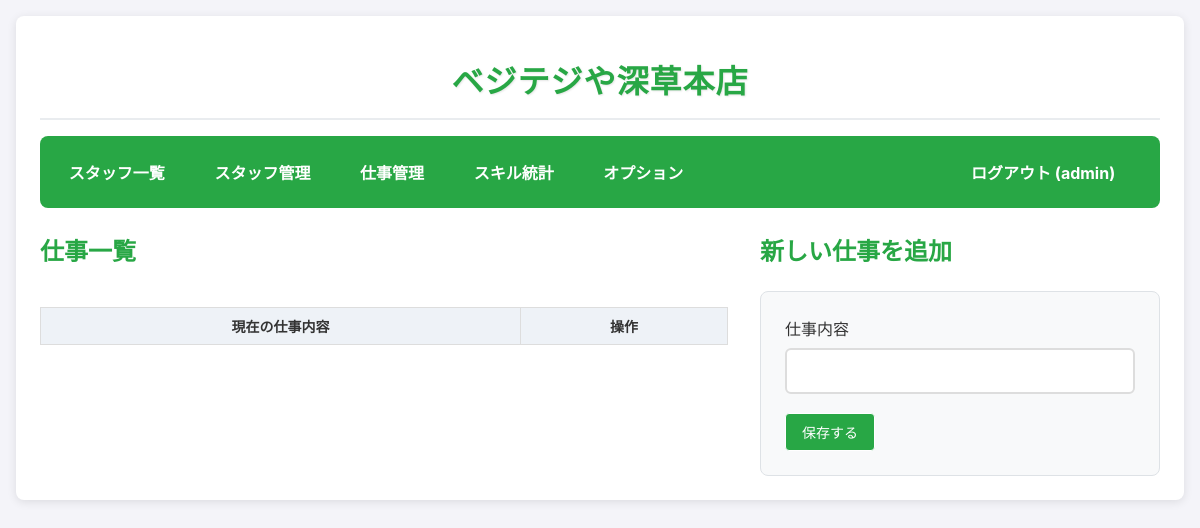
Page /admin/tasks (signed in) on the earlier database version.
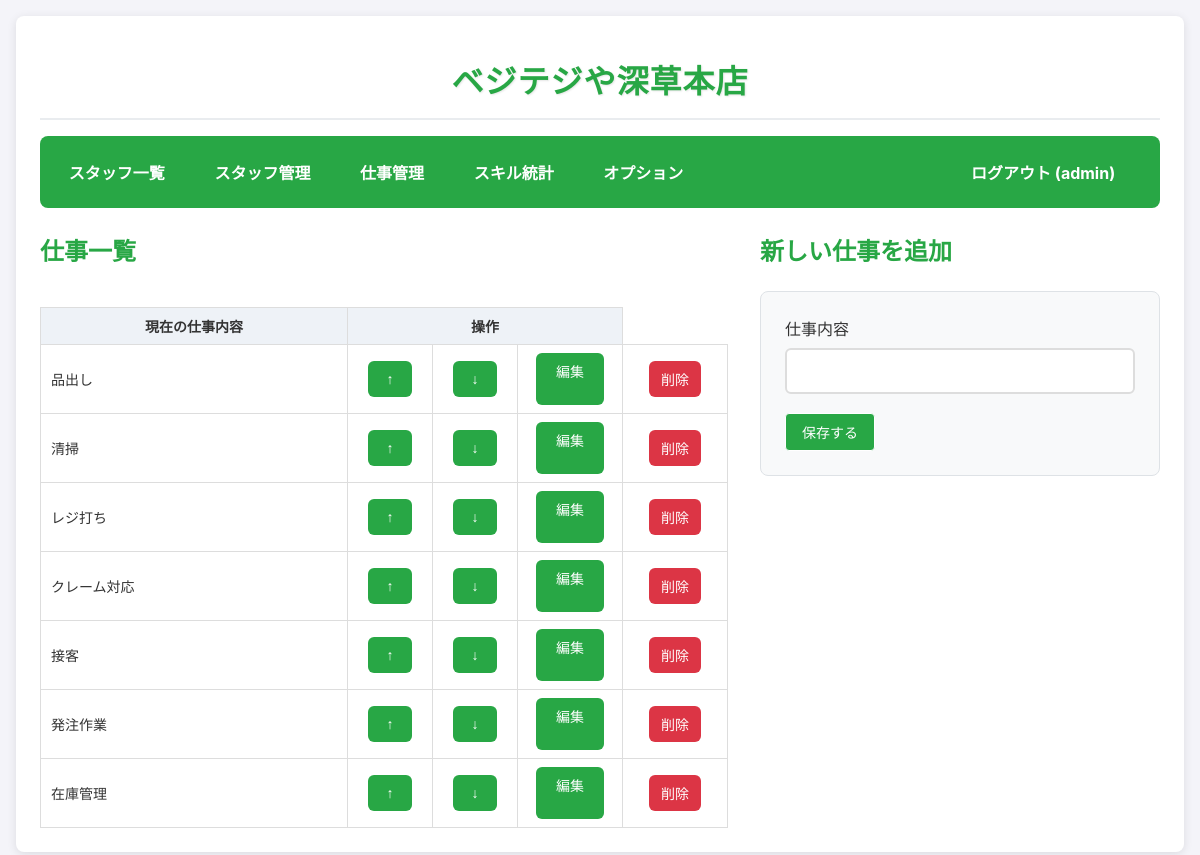
Same page on the later database version.
### app.py (models this page shows)
class Task(db.Model):
    id = db.Column(db.Integer, primary_key=True)
    name = db.Column(db.String(120), nullable=False, unique=True)
    order_index = db.Column(db.Integer, default=0)

### app.py (the view, shortened to what this page needs)
@app.route('/admin/tasks', methods=['GET', 'POST'])
@app.route('/admin/tasks/<int:task_id>', methods=['GET', 'POST'])
@admin_required
def manage_tasks(task_id=None):
    task_to_edit = Task.query.get(task_id) if task_id else None
    form = TaskForm(obj=task_to_edit)
    tasks = Task.query.order_by(Task.order_index, Task.id).all()
    return render_template('admin_tasks.html', tasks=tasks, form=form)

### app.py
class TaskForm(FlaskForm):
    name = StringField('仕事内容', validators=[DataRequired(), Length(max=120)])
    submit = SubmitField('保存する')

### app.py (called while the page is built)
@login_manager.user_loader
def load_user(user_id):
    return User.query.get(int(user_id))

def admin_required(f):
    @wraps(f)
    @login_required
    def decorated_function(*args, **kwargs):
        if current_user.role != 'admin':
            flash('このページにアクセスする権限がありません。')
            return redirect(url_for('dashboard'))
        return f(*args, **kwargs)
    return decorated_function

### templates/admin_tasks.html (shortened to what this page needs)
{% extends "base.html" %}
{% block content %}
  <div class="tasks-layout">
    <div class="tasks-section">
      <h2>仕事一覧</h2>
      <div class="desktop-task-table">
        <div class="table-container">
          <table>
            <thead>
              <tr>
                <th>現在の仕事内容</th>
                <th colspan="3">操作</th>
              </tr>
            </thead>
            <tbody id="desktop-task-list">
              {% for task in tasks %}
              <tr data-task-id="{{ task.id }}">
                <td style="text-align: left; padding-left: 10px;">{{ task.name }}</td>
                <td style="width: 60px;">
                  <button onclick="moveTaskDesktop({{ task.id }}, 'up')" class="btn btn-small" {% if loop.first %}disabled{% endif %}>↑</button>
                </td>
                <td style="width: 60px;">
                  <button onclick="moveTaskDesktop({{ task.id }}, 'down')" class="btn btn-small" {% if loop.last %}disabled{% endif %}>↓</button>
                </td>
                <td style="width: 80px;">
                  <a href="{{ url_for('manage_tasks', task_id=task.id) }}" class="btn btn-small">編集</a>
                </td>
                <td style="width: 80px;">
                  <form action="{{ url_for('delete_task', task_id=task.id) }}" method="post" onsubmit="return confirm('この仕事を削除すると、全ユーザーの関連スキルデータも削除されます。本当によろしいですか？');">
                    <input type="submit" value="削除" class="btn btn-danger btn-small">
                  </form>
                </td>
              </tr>
              {% endfor %}
            </tbody>
          </table>
        </div>
      </div>
    </div>
    <div class="add-task-section">
      {% if form.name.data %}
        <h2>仕事を編集</h2>
      {% else %}
        <h2>新しい仕事を追加</h2>
      {% endif %}
      <form method="POST" class="add-task-form">
        <div class="form-group">
          {{ form.name.label }}
          {{ form.name() }}
        </div>
        {{ form.submit(class="btn btn-custom-primary-small") }}
      </form>
    </div>
  </div>
{% endblock %}

Differences in the rows shown:
added Task: name "品出し"
added Task: name "清掃"
added Task: name "レジ打ち"
added Task: name "クレーム対応"
added Task: name "接客"
added Task: name "発注作業"
added Task: name "在庫管理"
